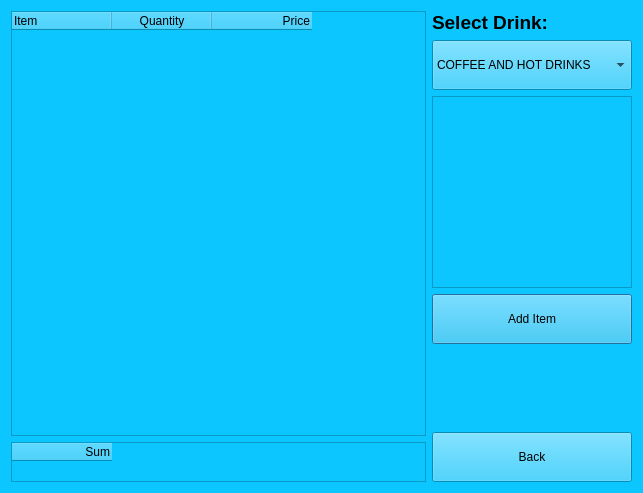
<?xml version="1.0" encoding="UTF-8"?>
<ui version="4.0">
 <class>Naruci</class>
 <widget class="QDialog" name="Naruci">
  <property name="geometry">
   <rect>
    <x>0</x>
    <y>0</y>
    <width>643</width>
    <height>493</height>
   </rect>
  </property>
  <property name="windowTitle">
   <string>Dialog</string>
  </property>
  <property name="styleSheet">
   <string notr="true">background-color: rgb(11, 198, 255);</string>
  </property>
  <layout class="QHBoxLayout" name="horizontalLayout_2">
   <item>
    <layout class="QHBoxLayout" name="horizontalLayout">
     <item>
      <layout class="QVBoxLayout" name="verticalLayout">
       <item>
        <widget class="QTableWidget" name="tableWidget">
         <column>
          <property name="text">
           <string>Item</string>
          </property>
          <property name="textAlignment">
           <set>AlignLeading|AlignVCenter</set>
          </property>
         </column>
         <column>
          <property name="text">
           <string>Quantity</string>
          </property>
         </column>
         <column>
          <property name="text">
           <string>Price</string>
          </property>
          <property name="textAlignment">
           <set>AlignTrailing|AlignVCenter</set>
          </property>
         </column>
        </widget>
       </item>
       <item>
        <widget class="QTableWidget" name="tableWidget_2">
         <property name="sizePolicy">
          <sizepolicy hsizetype="Expanding" vsizetype="Fixed">
           <horstretch>0</horstretch>
           <verstretch>0</verstretch>
          </sizepolicy>
         </property>
         <property name="minimumSize">
          <size>
           <width>0</width>
           <height>40</height>
          </size>
         </property>
         <property name="maximumSize">
          <size>
           <width>16777215</width>
           <height>40</height>
          </size>
         </property>
         <column>
          <property name="text">
           <string>Sum</string>
          </property>
          <property name="textAlignment">
           <set>AlignTrailing|AlignVCenter</set>
          </property>
         </column>
        </widget>
       </item>
      </layout>
     </item>
     <item>
      <layout class="QVBoxLayout" name="verticalLayout_2">
       <item>
        <widget class="QLabel" name="label">
         <property name="text">
          <string>&lt;html&gt;&lt;head/&gt;&lt;body&gt;&lt;p&gt;&lt;span style=&quot; font-size:14pt; font-weight:700;&quot;&gt;Select Drink:&lt;/span&gt;&lt;/p&gt;&lt;/body&gt;&lt;/html&gt;</string>
         </property>
        </widget>
       </item>
       <item>
        <widget class="QComboBox" name="comboBox">
         <property name="minimumSize">
          <size>
           <width>200</width>
           <height>50</height>
          </size>
         </property>
         <item>
          <property name="text">
           <string>COFFEE AND HOT DRINKS</string>
          </property>
         </item>
         <item>
          <property name="text">
           <string>SOFT DRINKS</string>
          </property>
         </item>
         <item>
          <property name="text">
           <string>WINE</string>
          </property>
         </item>
         <item>
          <property name="text">
           <string>COCTAILS</string>
          </property>
         </item>
         <item>
          <property name="text">
           <string>SHOTS</string>
          </property>
         </item>
        </widget>
       </item>
       <item>
        <widget class="QListWidget" name="listWidget">
         <property name="sizePolicy">
          <sizepolicy hsizetype="Minimum" vsizetype="Minimum">
           <horstretch>0</horstretch>
           <verstretch>0</verstretch>
          </sizepolicy>
         </property>
         <property name="minimumSize">
          <size>
           <width>200</width>
           <height>150</height>
          </size>
         </property>
         <property name="maximumSize">
          <size>
           <width>200</width>
           <height>16777215</height>
          </size>
         </property>
        </widget>
       </item>
       <item>
        <widget class="QPushButton" name="pbAddItemOrderDialog">
         <property name="minimumSize">
          <size>
           <width>200</width>
           <height>50</height>
          </size>
         </property>
         <property name="text">
          <string>Add Item</string>
         </property>
        </widget>
       </item>
       <item>
        <spacer name="verticalSpacer">
         <property name="orientation">
          <enum>Qt::Vertical</enum>
         </property>
         <property name="sizeHint" stdset="0">
          <size>
           <width>20</width>
           <height>40</height>
          </size>
         </property>
        </spacer>
       </item>
       <item>
        <widget class="QPushButton" name="pbBackOrderDialog">
         <property name="minimumSize">
          <size>
           <width>200</width>
           <height>50</height>
          </size>
         </property>
         <property name="text">
          <string>Back</string>
         </property>
        </widget>
       </item>
      </layout>
     </item>
    </layout>
   </item>
  </layout>
 </widget>
 <resources/>
 <connections/>
</ui>
